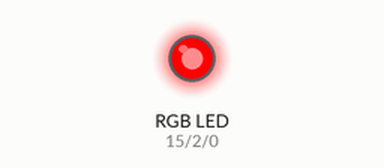
Simulated run of this sketch. Board: Arduino Uno, built with avr-gcc and run on an emulated ATmega328P. Shown: an RGB LED mixed from three pins (HIGH = lit).

Above: at 0.5 s.
At 2.5 s:
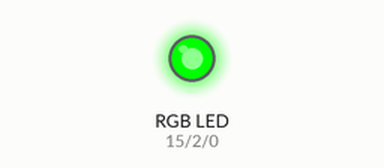
At 4.5 s:
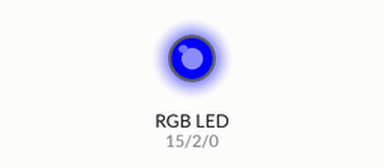
At 5.5 s:
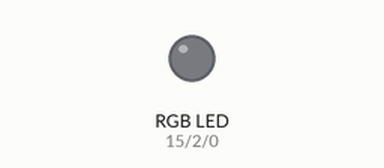
Timing chart, 0 to 7.8 s (numbered marks = the images above):
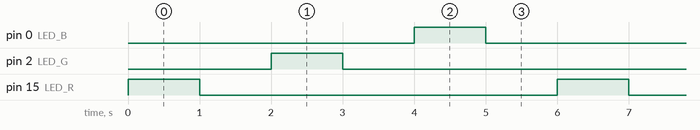

The sketch:

IOT_VER_1.0_RGB_LED.ino
```cpp
#define LED_R 15       // define led red (our board has LED connected on 9 pin)
#define LED_G 2       // define led green (our board has LED connected on 10 pin)
#define LED_B 0       // define led blue (our board has LED connected on 11 pin)

void setup() // setup loop for initialize all the devices (only one time)
{
  pinMode(LED_R, OUTPUT); // making LED R as a output device
  pinMode(LED_G, OUTPUT); // making LED G as a output device
  pinMode(LED_B, OUTPUT); // making LED B as a output device
}

void loop() // main loop for main working task (Run again and again)
{
  digitalWrite(LED_R, HIGH); // Turn on the LED
  delay(1000);             // Delay for 1 sec
  digitalWrite(LED_R, LOW);  // Turn off the LED
  delay(1000);             // Delay for 1 sec
  digitalWrite(LED_G, HIGH); // Turn on the LED
  delay(1000);             // Delay for 1 sec
  digitalWrite(LED_G, LOW);  // Turn off the LED
  delay(1000);             // Delay for 1 sec
  digitalWrite(LED_B, HIGH); // Turn on the LED
  delay(1000);             // Delay for 1 sec
  digitalWrite(LED_B, LOW);  // Turn off the LED
  delay(1000);             // Delay for 1 sec
}
```

Measured:
- by itself, pin 0 (LED_B), pin 2 (LED_G), pin 15 (LED_R): alternates HIGH for 1.0 s and LOW for 5.0 s
- by itself, everything shown: repeats every 6.0 s, in 6 steps
